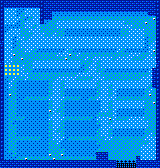

Tiled map render using the project's own tile images. Description and the whole map definition, tile-layer contents included, below:
An orthogonal 40x42 tile map with 4x4 px tiles, 1 tile layer (Capa de Patrones 1).

<map version="1.10" tiledversion="1.11.0" orientation="orthogonal" renderorder="right-down" width="40" height="42" tilewidth="4" tileheight="4" infinite="0" nextlayerid="2" nextobjectid="1">
 <tileset firstgid="1" name="tiles" tilewidth="4" tileheight="4" tilecount="120" columns="15">
  <image source="tiles.png" width="60" height="32" />
 </tileset>
 <layer id="1" name="Capa de Patrones 1" width="40" height="42">
  <data encoding="csv">
58,57,57,57,57,57,57,57,57,57,58,57,57,57,57,57,57,57,57,57,57,57,57,57,57,57,57,57,57,57,57,57,57,57,57,57,57,57,57,58,
58,57,57,57,57,57,57,57,57,57,58,57,57,57,57,57,57,57,57,57,57,57,57,57,57,57,57,57,57,57,57,57,57,57,57,57,57,57,57,58,
58,10,10,10,8,8,10,10,10,10,58,57,57,57,57,57,57,57,57,57,57,57,57,57,57,57,57,57,57,57,57,57,57,57,57,57,57,57,57,58,
58,10,10,10,8,9,10,10,10,10,58,57,57,8,8,8,8,8,8,8,8,8,8,8,8,8,8,8,8,8,8,8,8,8,8,8,8,57,57,58,
58,10,10,10,10,9,8,9,10,10,58,57,57,9,9,9,9,9,9,9,9,9,9,9,9,9,9,9,9,9,9,9,9,9,9,9,9,9,14,58,
58,10,10,10,8,9,10,10,10,10,58,8,9,9,10,10,10,10,10,10,10,10,10,10,10,10,10,10,10,10,10,9,9,9,9,9,14,9,9,58,
58,8,8,8,8,9,10,10,9,10,9,9,9,9,10,10,10,10,10,10,10,10,10,10,10,10,10,10,10,10,10,10,10,9,9,9,9,9,9,58,
58,8,10,10,10,9,9,10,10,10,9,9,9,9,9,9,8,8,8,8,8,8,8,8,8,8,8,8,8,8,9,9,10,10,10,10,9,9,9,58,
58,10,10,10,10,9,9,9,10,10,10,9,9,10,9,9,8,8,8,8,8,8,8,8,8,8,8,8,8,8,9,9,10,10,10,10,9,9,9,58,
58,10,10,8,10,10,9,10,10,10,10,10,10,10,10,10,10,10,10,10,10,10,10,10,10,10,10,10,10,10,10,10,10,10,10,10,8,9,9,58,
57,10,10,8,9,10,10,10,10,10,10,10,10,10,10,10,10,10,10,10,10,10,10,10,10,10,10,10,10,10,10,10,10,10,10,10,8,9,10,58,
58,10,10,8,9,10,10,10,10,10,10,10,10,10,10,10,10,10,10,10,10,10,10,10,10,10,10,10,10,10,10,10,10,10,10,10,8,10,10,58,
58,10,10,9,9,9,10,10,9,8,8,8,8,8,8,8,10,9,8,8,8,8,8,8,8,8,8,8,8,10,9,8,8,8,8,8,8,10,14,58,
58,10,10,14,9,9,9,9,9,9,9,9,9,9,10,10,10,14,9,10,9,9,9,9,9,9,9,9,9,9,9,9,10,10,10,9,9,10,9,58,
58,10,10,9,9,14,9,9,9,9,9,9,9,9,9,9,14,9,9,9,9,10,9,10,10,10,10,10,9,10,10,10,10,9,9,9,10,10,10,58,
57,10,10,9,9,9,9,9,10,10,10,10,10,10,10,10,10,10,10,10,9,9,9,10,9,10,10,10,10,10,10,10,10,10,10,10,10,10,10,57,
58,31,31,31,31,10,9,9,10,10,10,10,10,10,10,10,10,10,10,10,8,9,10,10,9,10,10,10,10,10,10,10,10,10,10,10,10,10,10,58,
58,31,31,31,31,10,9,9,8,8,8,8,8,8,8,8,8,8,8,8,8,9,10,10,9,9,8,8,8,8,8,8,8,8,8,8,8,10,57,58,
58,31,31,31,31,10,10,9,9,9,9,9,9,9,9,9,9,9,9,10,10,10,10,10,10,9,9,9,9,9,9,9,9,9,9,9,9,10,57,58,
58,8,9,10,9,9,10,9,9,9,9,9,9,9,10,10,10,10,10,9,9,9,9,10,10,10,9,9,9,9,9,9,9,9,9,10,10,10,57,58,
58,8,10,9,8,8,8,8,8,8,8,8,9,10,10,9,10,10,10,10,10,10,10,10,9,10,10,10,10,10,10,10,10,10,10,10,10,10,57,58,
58,8,10,9,8,8,8,8,8,8,8,8,9,10,10,9,10,10,10,10,10,10,10,10,9,10,10,9,10,10,10,10,10,10,10,10,10,9,57,58,
58,8,9,9,8,8,8,8,8,8,8,8,9,10,10,9,8,8,8,8,8,8,8,8,9,10,10,9,10,8,8,8,8,8,8,8,9,10,9,58,
58,8,14,9,8,8,8,8,8,8,8,8,9,10,10,9,8,8,8,8,8,8,8,8,9,10,10,9,10,8,8,8,8,8,8,8,9,14,9,58,
58,8,9,9,8,8,9,9,9,9,9,9,10,10,10,10,9,9,9,9,8,8,9,9,10,10,10,10,10,9,9,9,9,9,9,9,9,9,9,58,
58,8,9,9,8,8,8,8,8,8,8,8,9,10,10,9,8,8,8,8,8,8,8,8,8,10,10,9,10,10,10,10,10,10,10,10,9,9,14,58,
58,8,9,9,8,8,8,8,8,8,8,8,9,10,10,9,8,8,8,8,8,8,8,8,8,10,10,9,10,10,10,10,10,10,10,10,9,9,9,58,
58,8,9,9,8,8,8,8,8,8,8,8,14,10,9,9,8,8,8,8,8,8,8,8,8,10,10,9,10,8,8,8,8,8,8,8,9,9,9,58,
58,8,9,9,8,8,8,8,8,8,8,8,9,10,10,9,8,8,8,8,8,8,8,8,9,9,9,9,10,8,8,8,8,8,8,8,9,9,9,58,
58,8,9,9,9,9,8,8,8,8,8,8,10,10,10,10,9,9,9,9,9,9,9,8,10,10,10,14,10,9,9,9,10,10,10,10,9,9,9,58,
58,8,9,8,8,8,8,8,8,8,8,8,9,10,10,9,8,8,8,8,8,8,8,8,9,10,10,9,10,10,10,10,10,10,10,10,10,9,9,58,
58,8,9,9,8,8,8,8,8,8,8,8,9,10,10,9,8,8,8,8,8,8,8,8,8,10,10,10,10,10,10,10,10,10,10,10,10,9,9,58,
58,8,9,9,8,8,8,8,8,8,8,8,9,10,9,9,8,8,8,8,8,8,8,8,9,10,10,9,8,8,8,8,8,8,8,8,9,9,9,58,
58,8,9,9,8,8,8,8,8,8,8,8,9,10,10,9,8,8,8,8,8,8,8,8,9,10,10,9,8,8,8,8,8,8,8,8,9,10,9,58,
58,8,9,9,9,9,9,9,9,9,8,8,9,10,10,10,8,9,9,9,9,9,9,9,9,9,10,10,9,9,9,9,9,9,9,9,10,10,10,58,
58,8,9,9,8,8,8,8,8,8,8,8,9,9,10,8,8,8,8,8,8,8,8,8,9,9,9,9,9,9,9,9,9,9,9,9,9,10,10,58,
58,8,9,9,8,8,8,8,8,8,8,8,9,9,9,8,8,8,8,8,8,8,8,8,8,9,9,9,9,9,9,9,9,9,9,10,10,10,10,58,
58,8,9,9,8,8,8,8,8,8,8,8,9,9,9,9,8,8,8,8,8,8,8,8,9,9,9,9,9,9,9,9,9,9,9,10,10,10,10,58,
58,8,8,9,8,8,8,8,8,8,8,8,14,9,9,14,8,8,8,8,8,8,8,8,57,57,57,9,9,9,9,9,9,9,9,10,10,10,10,58,
58,8,8,8,9,9,14,9,9,9,9,9,9,14,9,9,9,9,9,9,9,9,9,9,57,57,57,9,9,9,9,9,9,9,57,10,10,10,10,58,
57,57,57,57,57,57,57,57,57,57,57,57,57,57,57,57,57,57,57,57,57,57,57,57,57,57,57,57,57,11,11,11,11,11,57,57,57,57,57,57,
57,57,57,57,57,57,57,57,57,57,57,57,57,57,57,57,57,57,57,57,57,57,57,57,57,57,57,57,57,65,65,65,65,65,57,57,57,57,57,57
</data>
 </layer>
</map>
